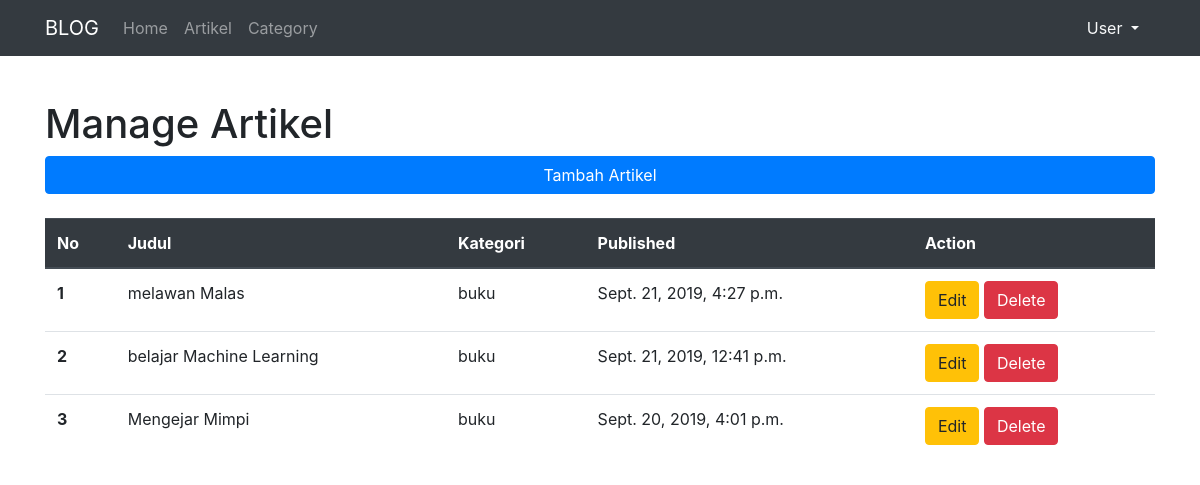
Page /artikel/ on the committed database.
### artikel/models.py (models this page shows, shortened)
class Artikel(models.Model):
	judul		= models.CharField(max_length=255)
	isi 		= models.TextField()
	kategori 	= models.CharField(max_length=255)
	published	= models.DateTimeField(auto_now_add=True)
	updated 	= models.DateTimeField(auto_now=True)
	slug		= models.SlugField(blank=True, editable=False)

### artikel/views.py (the view)
# urls.py: url(r'^(?P<page>\d+)$', ArtikelListView.as_view(), name='list'),
class ArtikelListView(ListView):
    model = Artikel
    template_name = "artikel/artikel.html"
    context_object_name = 'artikel_list'
    ordering = ['-published']
    def get_context_data(self,*args,**kwargs):
    	kategori_list = self.model.objects.values_list('kategori', flat=True).distinct()
    	self.kwargs.update({'kategori_list':kategori_list})
    	kwargs = self.kwargs
    	return super().get_context_data(*args,**kwargs)

### artikel/templates/artikel/artikel.html (shortened to what this page needs)
{% extends "base.html" %}
{% block contents %}
    <h1>Manage Artikel</h1>
    <a class="btn btn-primary btn-block" href="{% url 'artikel:create' %}">Tambah Artikel</a>
    <table class="table mt-4">
	  <thead class="thead-dark">
	    <tr>
	      <th scope="col">No</th>
	      <th scope="col">Judul</th>
	      <th scope="col">Kategori</th>
	      <th scope="col">Published</th>
	      <th scope="col">Action</th>
	    </tr>
	  </thead>
	  <tbody>
	    {% for artikel in artikel_list %}
	    <tr>
	      <th scope="row">{{forloop.counter}}</th>
	      <td>{{artikel.judul}}</td>
	      <td>{{artikel.kategori}}</td>
	      <td>{{artikel.published}}</td>
	      <td>
			<a class="btn btn-warning" href="{% url 'artikel:update' artikel.id %}">Edit</a>
	      	<a class="btn btn-danger" href="{% url 'artikel:delete' artikel.id %}">Delete</a>
	      </td>
	    </tr>
	    {% endfor %}
	  </tbody>
	</table>
{% endblock contents %}

### templates/base.html (shortened to what this page needs)
{% load static %}
<!DOCTYPE html>
<html>
<head>
	{% include "snippets/styles.html" %}
</head>
<body>
	{% include "snippets/navbar.html" %}
	<div class="container" style="margin-top:100px">
		{% block contents %}
		{% endblock contents %}
	</div>
</body>
</html>

### templates/snippets/styles.html
{% load static %}
<link rel="stylesheet" type="text/css" href="{% static 'vendor/bootstrap/css/bootstrap.min.css' %}">

### templates/snippets/navbar.html (shortened to what this page needs)
<nav class="navbar fixed-top navbar-expand-lg navbar-dark bg-dark">
  <div class="container">
	  <a class="navbar-brand" href="{% url 'home' %}">BLOG</a>
	  <div class="collapse navbar-collapse" id="navbarNavDropdown">
	    <ul class="navbar-nav">
	      <li class="nav-item">
	        <a class="nav-link" href="{% url 'home' %}">Home</a>
	      </li>
	      <li class="nav-item">
	        <a class="nav-link" href="{% url 'artikel:list' 1 %}">Artikel</a>
	      </li>
	      <li class="nav-item">
	        <a class="nav-link" href="{% url 'artikel:kategori' %}">Category</a>
	      </li>
	    </ul>
	    <div class="nav-item dropdown ml-auto">
	        <a class="nav-link dropdown-toggle text-light" href="#" id="navbarDropdown" role="button" data-toggle="dropdown" aria-haspopup="true" aria-expanded="false">
	          User
	        </a>
	    </div>
	  </div>
  </div>
</nav>

### templates/snippets/scripts.html (shortened to what this page needs)
{% load static %}

### rows in the picture
Artikel: judul "melawan Malas", kategori "buku", published "Sept. 21, 2019, 4:27 p.m."
Artikel: judul "belajar Machine Learning", kategori "buku", published "Sept. 21, 2019, 12:41 p.m."
Artikel: judul "Mengejar Mimpi", kategori "buku", published "Sept. 20, 2019, 4:01 p.m."
